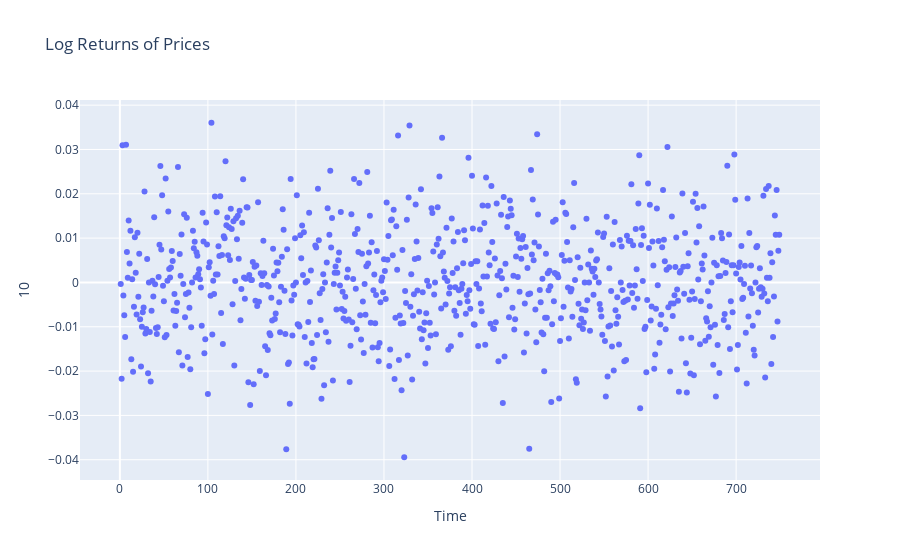

The notebook cell this image was saved under:
### Code cell
asset = 10

fig = px.scatter(
    returns_df,
    x = returns_df.index,
    y = returns_df.columns[asset],
    title='Log Returns of Prices')
fig

### Figure 1 — Plotly figure (JSON) as saved in the notebook; plotly's stock layout.template omitted (floating-point values rounded to 4 significant figures; data arrays with more than 128 entries replaced by an {"elided": "..."} marker saying what was removed)
{"data": [{"hovertemplate": "Time=%{x}<br>10=%{y}<extra></extra>", "legendgroup": "", "marker": {"color": "#636efa", "symbol": "circle"}, "mode": "markers", "name": "", "orientation": "v", "showlegend": false, "type": "scatter", "x": {"elided": "749 int values"}, "xaxis": "x", "y": {"elided": "749 float values"}, "yaxis": "y"}], "layout": {"legend": {"tracegroupgap": 0}, "title": {"text": "Log Returns of Prices"}, "xaxis": {"anchor": "y", "domain": [0, 1], "title": {"text": "Time"}}, "yaxis": {"anchor": "x", "domain": [0, 1], "title": {"text": "10"}}}}
